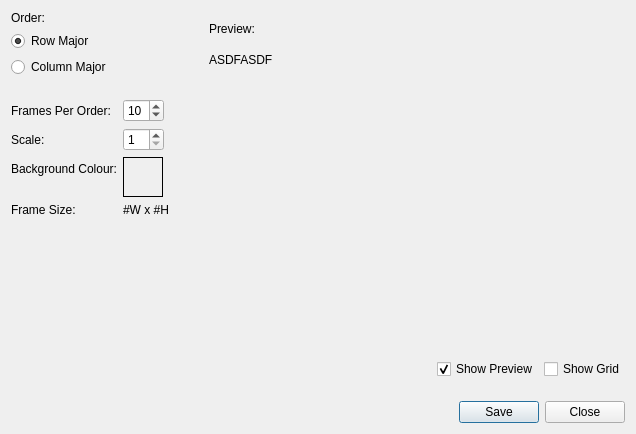
<?xml version="1.0" encoding="UTF-8"?>
<ui version="4.0">
 <class>SpritesheetDialog</class>
 <widget class="QDialog" name="SpritesheetDialog">
  <property name="geometry">
   <rect>
    <x>0</x>
    <y>0</y>
    <width>636</width>
    <height>434</height>
   </rect>
  </property>
  <property name="windowTitle">
   <string>Dialog</string>
  </property>
  <layout class="QVBoxLayout" name="verticalLayout_2">
   <item>
    <layout class="QVBoxLayout" name="layout">
     <item>
      <layout class="QHBoxLayout" name="paoLayout">
       <item>
        <layout class="QVBoxLayout" name="leftOptions">
         <item>
          <layout class="QVBoxLayout" name="radioGroupBox">
           <item>
            <widget class="QLabel" name="orderLabel">
             <property name="text">
              <string>Order:</string>
             </property>
            </widget>
           </item>
           <item>
            <widget class="QRadioButton" name="rowRadio">
             <property name="text">
              <string>Row Major</string>
             </property>
             <property name="checked">
              <bool>true</bool>
             </property>
            </widget>
           </item>
           <item>
            <widget class="QRadioButton" name="columnRadio">
             <property name="text">
              <string>Column Major</string>
             </property>
            </widget>
           </item>
          </layout>
         </item>
         <item>
          <spacer name="verticalSpacer_2">
           <property name="orientation">
            <enum>Qt::Vertical</enum>
           </property>
           <property name="sizeType">
            <enum>QSizePolicy::Fixed</enum>
           </property>
           <property name="sizeHint" stdset="0">
            <size>
             <width>20</width>
             <height>16</height>
            </size>
           </property>
          </spacer>
         </item>
         <item>
          <layout class="QFormLayout" name="exportOptions">
           <item row="0" column="0">
            <widget class="QLabel" name="fpoLabel">
             <property name="text">
              <string>Frames Per Order:</string>
             </property>
            </widget>
           </item>
           <item row="0" column="1">
            <widget class="QSpinBox" name="fpoSpinner">
             <property name="sizePolicy">
              <sizepolicy hsizetype="Maximum" vsizetype="Fixed">
               <horstretch>0</horstretch>
               <verstretch>0</verstretch>
              </sizepolicy>
             </property>
             <property name="minimum">
              <number>1</number>
             </property>
             <property name="value">
              <number>10</number>
             </property>
            </widget>
           </item>
           <item row="1" column="0">
            <widget class="QLabel" name="scaleLabel">
             <property name="text">
              <string>Scale:</string>
             </property>
            </widget>
           </item>
           <item row="1" column="1">
            <widget class="QSpinBox" name="scaleSpinner">
             <property name="sizePolicy">
              <sizepolicy hsizetype="Maximum" vsizetype="Fixed">
               <horstretch>0</horstretch>
               <verstretch>0</verstretch>
              </sizepolicy>
             </property>
             <property name="minimum">
              <number>1</number>
             </property>
            </widget>
           </item>
           <item row="2" column="0">
            <widget class="QLabel" name="bgColorLabel">
             <property name="text">
              <string>Background Colour:</string>
             </property>
            </widget>
           </item>
           <item row="2" column="1">
            <widget class="SelfChangingColorFrame" name="bgColorFrame">
             <property name="sizePolicy">
              <sizepolicy hsizetype="Fixed" vsizetype="Fixed">
               <horstretch>0</horstretch>
               <verstretch>0</verstretch>
              </sizepolicy>
             </property>
             <property name="minimumSize">
              <size>
               <width>40</width>
               <height>40</height>
              </size>
             </property>
             <property name="maximumSize">
              <size>
               <width>40</width>
               <height>40</height>
              </size>
             </property>
             <property name="frameShape">
              <enum>QFrame::Box</enum>
             </property>
             <property name="frameShadow">
              <enum>QFrame::Plain</enum>
             </property>
            </widget>
           </item>
           <item row="3" column="0">
            <widget class="QLabel" name="label">
             <property name="text">
              <string>Frame Size:</string>
             </property>
            </widget>
           </item>
           <item row="3" column="1">
            <widget class="QLabel" name="frameSizeLabel">
             <property name="minimumSize">
              <size>
               <width>80</width>
               <height>0</height>
              </size>
             </property>
             <property name="text">
              <string>#W x #H</string>
             </property>
            </widget>
           </item>
          </layout>
         </item>
         <item>
          <spacer name="verticalSpacer_3">
           <property name="orientation">
            <enum>Qt::Vertical</enum>
           </property>
           <property name="sizeHint" stdset="0">
            <size>
             <width>20</width>
             <height>40</height>
            </size>
           </property>
          </spacer>
         </item>
        </layout>
       </item>
       <item>
        <layout class="QVBoxLayout" name="previewWidgetsLayout">
         <item>
          <widget class="QLabel" name="previewLabel">
           <property name="text">
            <string>Preview:</string>
           </property>
          </widget>
         </item>
         <item>
          <widget class="QScrollArea" name="previewWidget">
           <property name="enabled">
            <bool>true</bool>
           </property>
           <property name="sizePolicy">
            <sizepolicy hsizetype="Fixed" vsizetype="Fixed">
             <horstretch>0</horstretch>
             <verstretch>0</verstretch>
            </sizepolicy>
           </property>
           <property name="minimumSize">
            <size>
             <width>400</width>
             <height>300</height>
            </size>
           </property>
           <property name="frameShape">
            <enum>QFrame::NoFrame</enum>
           </property>
           <property name="frameShadow">
            <enum>QFrame::Plain</enum>
           </property>
           <property name="widgetResizable">
            <bool>true</bool>
           </property>
           <widget class="QWidget" name="scrollAreaWidgetContents">
            <property name="geometry">
             <rect>
              <x>0</x>
              <y>0</y>
              <width>400</width>
              <height>300</height>
             </rect>
            </property>
            <layout class="QGridLayout" name="gridLayout">
             <property name="leftMargin">
              <number>0</number>
             </property>
             <property name="topMargin">
              <number>0</number>
             </property>
             <property name="rightMargin">
              <number>0</number>
             </property>
             <property name="bottomMargin">
              <number>0</number>
             </property>
             <item row="0" column="0">
              <widget class="QLabel" name="previewImage">
               <property name="text">
                <string>ASDFASDF</string>
               </property>
               <property name="alignment">
                <set>Qt::AlignLeading|Qt::AlignLeft|Qt::AlignTop</set>
               </property>
              </widget>
             </item>
            </layout>
           </widget>
          </widget>
         </item>
         <item>
          <layout class="QHBoxLayout" name="previewOptionsLayout">
           <item>
            <spacer name="horizontalSpacer_2">
             <property name="orientation">
              <enum>Qt::Horizontal</enum>
             </property>
             <property name="sizeHint" stdset="0">
              <size>
               <width>40</width>
               <height>20</height>
              </size>
             </property>
            </spacer>
           </item>
           <item>
            <widget class="QCheckBox" name="showPreviewCheckBox">
             <property name="text">
              <string>Show Preview</string>
             </property>
             <property name="checked">
              <bool>true</bool>
             </property>
            </widget>
           </item>
           <item>
            <widget class="QCheckBox" name="showGridCheckBox">
             <property name="text">
              <string>Show Grid</string>
             </property>
            </widget>
           </item>
          </layout>
         </item>
        </layout>
       </item>
      </layout>
     </item>
     <item>
      <spacer name="verticalSpacer">
       <property name="orientation">
        <enum>Qt::Vertical</enum>
       </property>
       <property name="sizeType">
        <enum>QSizePolicy::Fixed</enum>
       </property>
       <property name="sizeHint" stdset="0">
        <size>
         <width>20</width>
         <height>16</height>
        </size>
       </property>
      </spacer>
     </item>
     <item>
      <layout class="QHBoxLayout" name="buttonsLayout">
       <item>
        <spacer name="horizontalSpacer">
         <property name="orientation">
          <enum>Qt::Horizontal</enum>
         </property>
         <property name="sizeHint" stdset="0">
          <size>
           <width>40</width>
           <height>20</height>
          </size>
         </property>
        </spacer>
       </item>
       <item>
        <widget class="QPushButton" name="saveButton">
         <property name="text">
          <string>Save</string>
         </property>
        </widget>
       </item>
       <item>
        <widget class="QPushButton" name="closeButton">
         <property name="text">
          <string>Close</string>
         </property>
        </widget>
       </item>
      </layout>
     </item>
    </layout>
   </item>
  </layout>
 </widget>
 <customwidgets>
  <customwidget>
   <class>SelfChangingColorFrame</class>
   <extends>QFrame</extends>
   <header>widgets/colorframe.h</header>
   <container>1</container>
  </customwidget>
 </customwidgets>
 <resources/>
 <connections/>
</ui>
